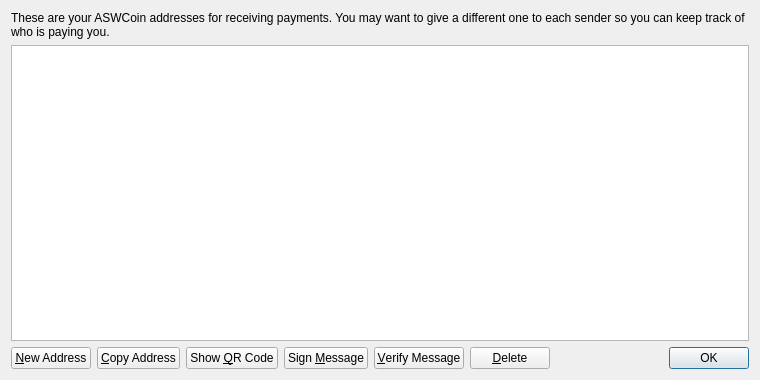
<?xml version="1.0" encoding="UTF-8"?>
<ui version="4.0">
 <class>AddressBookPage</class>
 <widget class="QWidget" name="AddressBookPage">
  <property name="geometry">
   <rect>
    <x>0</x>
    <y>0</y>
    <width>760</width>
    <height>380</height>
   </rect>
  </property>
  <property name="windowTitle">
   <string>Address Book</string>
  </property>
  <layout class="QVBoxLayout" name="verticalLayout">
   <item>
    <widget class="QLabel" name="labelExplanation">
     <property name="text">
      <string>These are your ASWCoin addresses for receiving payments. You may want to give a different one to each sender so you can keep track of who is paying you.</string>
     </property>
     <property name="textFormat">
      <enum>Qt::PlainText</enum>
     </property>
     <property name="wordWrap">
      <bool>true</bool>
     </property>
    </widget>
   </item>
   <item>
    <widget class="QTableView" name="tableView">
     <property name="contextMenuPolicy">
      <enum>Qt::CustomContextMenu</enum>
     </property>
     <property name="toolTip">
      <string>Double-click to edit address or label</string>
     </property>
     <property name="tabKeyNavigation">
      <bool>false</bool>
     </property>
     <property name="alternatingRowColors">
      <bool>true</bool>
     </property>
     <property name="selectionMode">
      <enum>QAbstractItemView::SingleSelection</enum>
     </property>
     <property name="selectionBehavior">
      <enum>QAbstractItemView::SelectRows</enum>
     </property>
     <property name="sortingEnabled">
      <bool>true</bool>
     </property>
     <attribute name="verticalHeaderVisible">
      <bool>false</bool>
     </attribute>
    </widget>
   </item>
   <item>
    <layout class="QHBoxLayout" name="horizontalLayout">
     <item>
      <widget class="QPushButton" name="newAddressButton">
       <property name="toolTip">
        <string>Create a new address</string>
       </property>
       <property name="text">
        <string>&amp;New Address</string>
       </property>
       <property name="icon">
        <iconset resource="../bitcoin.qrc">
         <normaloff>:/icons/add</normaloff>:/icons/add</iconset>
       </property>
      </widget>
     </item>
     <item>
      <widget class="QPushButton" name="copyToClipboard">
       <property name="toolTip">
        <string>Copy the currently selected address to the system clipboard</string>
       </property>
       <property name="text">
        <string>&amp;Copy Address</string>
       </property>
       <property name="icon">
        <iconset resource="../bitcoin.qrc">
         <normaloff>:/icons/editcopy</normaloff>:/icons/editcopy</iconset>
       </property>
      </widget>
     </item>
     <item>
      <widget class="QPushButton" name="showQRCode">
       <property name="text">
        <string>Show &amp;QR Code</string>
       </property>
       <property name="icon">
        <iconset resource="../bitcoin.qrc">
         <normaloff>:/icons/qrcode</normaloff>:/icons/qrcode</iconset>
       </property>
      </widget>
     </item>
     <item>
      <widget class="QPushButton" name="signMessage">
       <property name="toolTip">
        <string>Sign a message to prove you own a ASWCoin address</string>
       </property>
       <property name="text">
        <string>Sign &amp;Message</string>
       </property>
       <property name="icon">
        <iconset resource="../bitcoin.qrc">
         <normaloff>:/icons/edit</normaloff>:/icons/edit</iconset>
       </property>
      </widget>
     </item>
     <item>
      <widget class="QPushButton" name="verifyMessage">
       <property name="toolTip">
        <string>Verify a message to ensure it was signed with a specified ASWCoin address</string>
       </property>
       <property name="text">
        <string>&amp;Verify Message</string>
       </property>
       <property name="icon">
        <iconset resource="../bitcoin.qrc">
         <normaloff>:/icons/transaction_0</normaloff>:/icons/transaction_0</iconset>
       </property>
      </widget>
     </item>
     <item>
      <widget class="QPushButton" name="deleteButton">
       <property name="toolTip">
        <string>Delete the currently selected address from the list</string>
       </property>
       <property name="text">
        <string>&amp;Delete</string>
       </property>
       <property name="icon">
        <iconset resource="../bitcoin.qrc">
         <normaloff>:/icons/remove</normaloff>:/icons/remove</iconset>
       </property>
      </widget>
     </item>
     <item>
      <spacer name="horizontalSpacer">
       <property name="orientation">
        <enum>Qt::Horizontal</enum>
       </property>
       <property name="sizeHint" stdset="0">
        <size>
         <width>40</width>
         <height>20</height>
        </size>
       </property>
      </spacer>
     </item>
     <item>
      <widget class="QDialogButtonBox" name="buttonBox">
       <property name="sizePolicy">
        <sizepolicy hsizetype="Maximum" vsizetype="Fixed">
         <horstretch>0</horstretch>
         <verstretch>0</verstretch>
        </sizepolicy>
       </property>
       <property name="standardButtons">
        <set>QDialogButtonBox::Ok</set>
       </property>
      </widget>
     </item>
    </layout>
   </item>
  </layout>
 </widget>
 <resources>
  <include location="../bitcoin.qrc"/>
 </resources>
 <connections/>
</ui>
